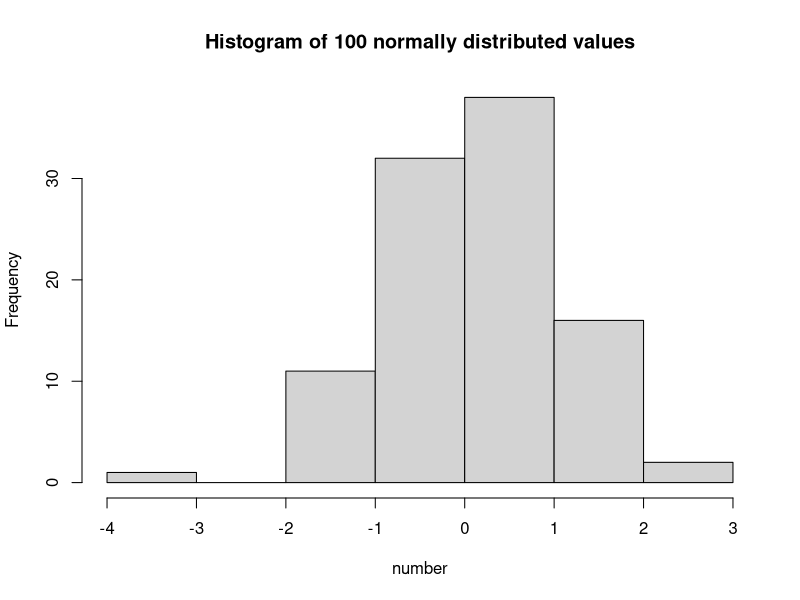
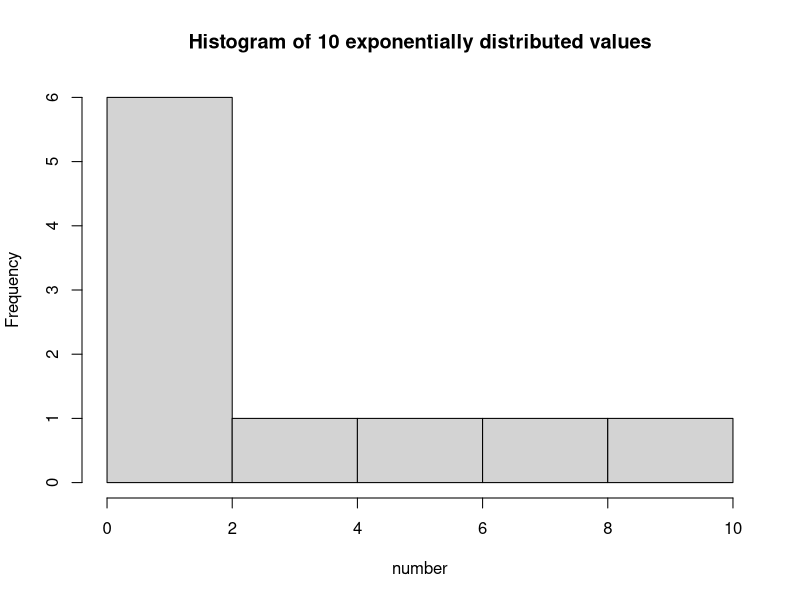

Write the R code that produced these figures, in order.
a <- c(1,2,3)
b <- a/2
b

num <- rnorm(100, 0, 1)

hist(num, xlab = "number", main = "Histogram of 100 normally distributed values")

num_2 <- rexp(n = 10,rate = 1/3)
hist(num_2, xlab = "number", main = "Histogram of 10 exponentially distributed values")
